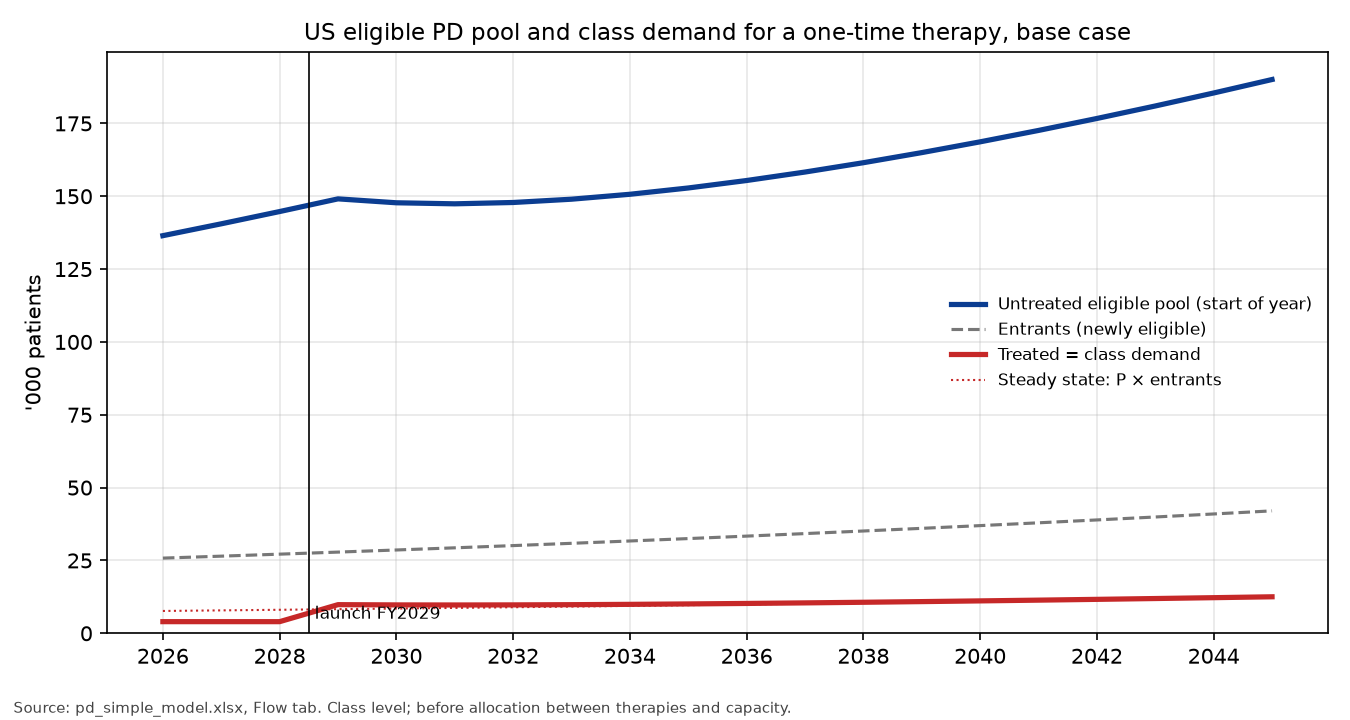

Python code for this plot:
import json, matplotlib; matplotlib.use('Agg'); import matplotlib.pyplot as plt
d=json.load(open('pd_simple_model.json')); R=d['rows']; t=[r['t'] for r in R]
f,ax=plt.subplots(figsize=(9,4.8))
ax.plot(t,[r['S']/1e3 for r in R],lw=2.5,color='#0b3d91',label='Untreated eligible pool (start of year)')
ax.plot(t,[r['E']/1e3 for r in R],lw=1.5,ls='--',color='#777',label='Entrants (newly eligible)')
ax.plot(t,[r['T']/1e3 for r in R],lw=2.5,color='#c62828',label='Treated = class demand')
ax.plot(t,[d['P']*r['E']/1e3 for r in R],lw=1,ls=':',color='#c62828',label='Steady state: P × entrants')
ax.axvline(d['inputs']['launch']-0.5,color='k',lw=0.8); ax.text(d['inputs']['launch']-0.4,5,'launch FY2029',fontsize=8)
ax.set_ylabel("'000 patients"); ax.set_ylim(0); ax.grid(alpha=.3); ax.legend(frameon=False,fontsize=8,loc='center right')
ax.set_title('US eligible PD pool and class demand for a one-time therapy, base case',fontsize=11); ax.set_xticks(t[::2])
plt.figtext(0.01,0.01,'Source: pd_simple_model.xlsx, Flow tab. Class level; before allocation between therapies and capacity.',fontsize=7,color='#444')
plt.tight_layout(rect=(0,0.04,1,1)); plt.savefig('pd_simple_chart.png',dpi=150)
